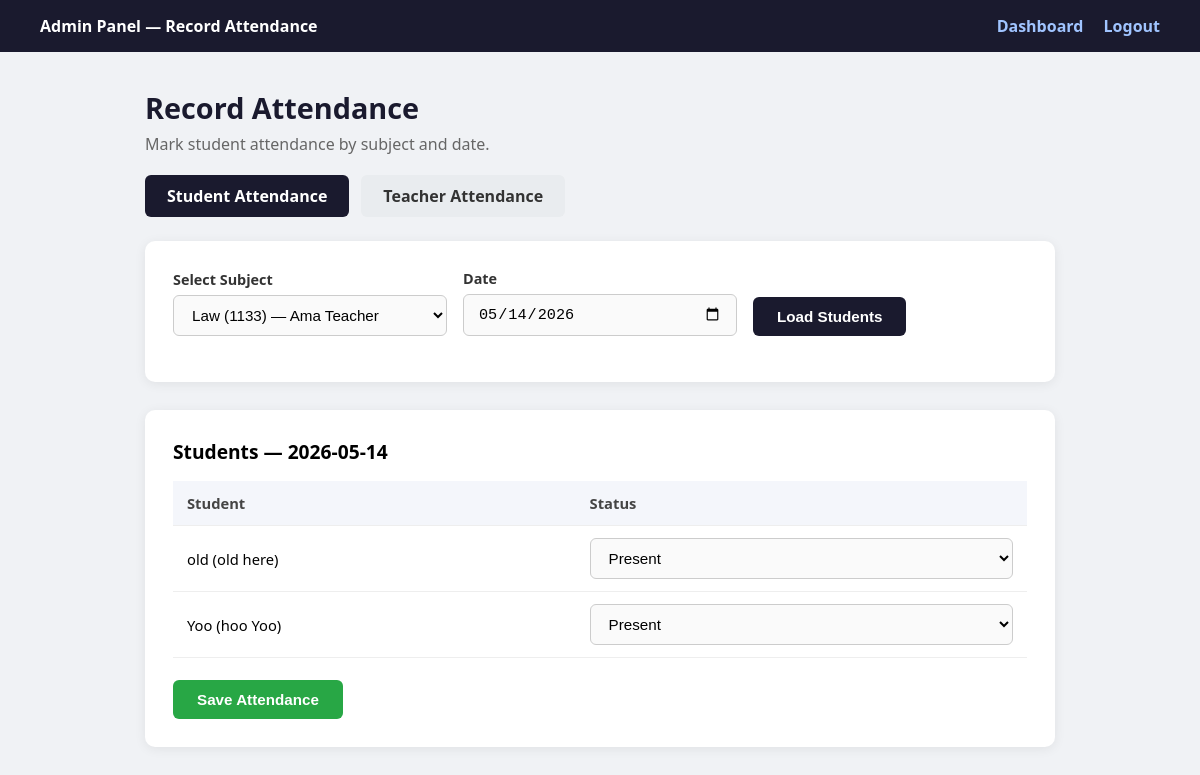
Screenshot of /attendance_admin.php?subject_id=9 (signed in) with the database file from the repository.
### tables this page shows
CREATE TABLE `users` (
  `id` int(11) NOT NULL COMMENT 'Unique ID for each user',
  `username` varchar(50) NOT NULL COMMENT 'User''s login name',
  `password` varchar(255) NOT NULL COMMENT 'User''s password',
  `name` varchar(100) DEFAULT NULL COMMENT 'User''s first name',
  `surname` varchar(100) DEFAULT NULL COMMENT 'User''s last name',
  `birth_year` year(4) DEFAULT NULL COMMENT 'User''s year of birth',
  `description` text DEFAULT NULL COMMENT 'A long text about the user',
  `photo` varchar(255) DEFAULT NULL COMMENT 'The file path of the user''s photo',
  `role` enum('student','teacher') NOT NULL DEFAULT 'student'
);

### attendance_admin.php (the view, shortened to what this page needs)
<?php
require_once 'config.php';
$subjects = [];
$sql = "SELECT s.id, s.subject_name, s.subject_code, u.username AS teacher_username
        FROM subjects s
        JOIN users u ON u.id = s.teacher_id
        ORDER BY s.subject_name ASC";
$res = $conn->query($sql);
while ($row = $res->fetch_assoc()) $subjects[] = $row;
$subject_id     = 0;
$attendance_date = date("Y-m-d");
if ($_SERVER["REQUEST_METHOD"] === "POST") {
    $subject_id      = (int)$_POST["subject_id"];
    $attendance_date = $_POST["attendance_date"];
    $attendance_data = $_POST["attendance"] ?? [];
    foreach ($attendance_data as $sid => $status) {
        $sid = (int)$sid;
        $stmt = $conn->prepare(
            "INSERT INTO attendance (student_id, subject_id, attendance_date, status, marked_by)
             VALUES (?, ?, ?, ?, NULL)
             ON DUPLICATE KEY UPDATE status = VALUES(status), marked_by = NULL"
        );
        $stmt->bind_param("iiss", $sid, $subject_id, $attendance_date, $status);
        $stmt->execute();
        $stmt->close();
    }
    $message = "Attendance recorded successfully for " . htmlspecialchars($attendance_date) . ".";
} else {
    $subject_id      = (int)($_GET["subject_id"] ?? 0);
    $attendance_date = $_GET["date"] ?? date("Y-m-d");
}
$students = [];
if ($subject_id > 0) {
    $stmt = $conn->prepare(
        "SELECT u.id, u.username, u.name, u.surname
         FROM enrollments e
         JOIN users u ON u.id = e.student_id
         WHERE e.subject_id = ?
         ORDER BY u.username ASC"
    );
    $stmt->bind_param("i", $subject_id);
    $stmt->execute();
    $res = $stmt->get_result();
    while ($row = $res->fetch_assoc()) $students[] = $row;
}
$existing = [];
if ($subject_id > 0) {
    $stmt = $conn->prepare("SELECT student_id, status FROM attendance WHERE subject_id = ? AND attendance_date = ?");
    $stmt->bind_param("is", $subject_id, $attendance_date);
    $stmt->execute();
    $res = $stmt->get_result();
    while ($row = $res->fetch_assoc()) {
        $existing[(int)$row["student_id"]] = $row["status"];
    }
}
function sel($a, $b) { return $a === $b ? "selected" : ""; }
?>
<!DOCTYPE html>
<html lang="en">
<head>
</head>
<body>
<div class="navbar">
    <strong>Admin Panel — Record Attendance</strong>
    <div>
        <a href="admin_dashboard.php">Dashboard</a>
        <a href="admin_logout.php">Logout</a>
    </div>
</div>
<div class="container">
    <h1>Record Attendance</h1>
    <p style="color:#666;margin-bottom:20px;">Mark student attendance by subject and date.</p>
    <div class="tab-links">
        <a href="attendance_admin.php" class="tab-link active">Student Attendance</a>
        <a href="teacher_attendance_admin.php" class="tab-link">Teacher Attendance</a>
    </div>
    <div class="card">
        <form method="get">
            <div class="form-row">
                <div>
                    <label>Select Subject</label>
                    <select name="subject_id" required>
                        <?php foreach ($subjects as $s): ?>
                            <option value="<?php echo (int)$s['id']; ?>" <?php echo ((int)$s['id'] === $subject_id) ? "selected" : ""; ?>>
                                <?php echo htmlspecialchars($s['subject_name'] . (!empty($s['subject_code']) ? " ({$s['subject_code']})" : "") . " — " . $s['teacher_username']); ?>
                            </option>
                        <?php endforeach; ?>
                    </select>
                </div>
                <div>
                    <label>Date</label>
                    <input type="date" name="date" value="<?php echo htmlspecialchars($attendance_date); ?>" required>
                </div>
                <div style="padding-bottom:18px;">
                    <button type="submit" class="btn">Load Students</button>
                </div>
            </div>
        </form>
    </div>
    <?php if ($subject_id > 0): ?>
        <?php if (count($students) === 0): ?>
            <div class="no-students">No students are enrolled in this subject yet. Please enroll students via <a href="enroll_students.php">Enroll Students</a>.</div>
        <?php else: ?>
        <div class="card">
            <h2 style="margin-bottom:16px;font-size:1.2rem;">Students — <?php echo htmlspecialchars($attendance_date); ?></h2>
            <form method="post">
                <table>
                    <tr>
                        <th>Student</th>
                        <th>Status</th>
                    </tr>
                    <?php foreach ($students as $st):
                        $sid     = (int)$st["id"];
                        $full    = trim(($st['name'] ?? '') . ' ' . ($st['surname'] ?? ''));
                        $label   = $st["username"] . ($full ? " ($full)" : "");
                        $current = $existing[$sid] ?? "present";
                    ?>
                    <tr>
                        <td><?php echo htmlspecialchars($label); ?></td>
                        <td>
                            <select name="attendance[<?php echo $sid; ?>]">
                                <option value="present" <?php echo sel($current, "present"); ?>>Present</option>
                            </select>
                        </td>
                    </tr>
                    <?php endforeach; ?>
                </table>
                <br>
                <button type="submit" class="btn btn-save">Save Attendance</button>
            </form>
        </div>
        <?php endif; ?>
    <?php endif; ?>
</div>
</body>
</html>

### attendance_admin.php (style rules this page uses)
* { box-sizing: border-box; margin: 0; padding: 0; }
body { font-family: 'Segoe UI', Arial, sans-serif; background: #f0f2f5; min-height: 100vh; }
.navbar { background: #1a1a2e; color: white; padding: 15px 40px; display: flex; justify-content: space-between; align-items: center; }
.navbar a { color: #a0c4ff; text-decoration: none; margin-left: 16px; font-weight: 600; }
.container { max-width: 950px; margin: 36px auto; padding: 0 20px; }
h1 { font-size: 1.8rem; color: #1a1a2e; margin-bottom: 6px; }
.card { background: white; border-radius: 10px; padding: 28px; box-shadow: 0 2px 12px rgba(0,0,0,0.07); margin-bottom: 28px; }
label { display: block; font-weight: 600; margin-bottom: 6px; color: #333; font-size: 0.9rem; }
select, input[type="date"] { width: 100%; padding: 10px 14px; border: 1px solid #ccc; border-radius: 6px; font-size: 0.95rem; margin-bottom: 18px; background: #fafafa; }
.btn { padding: 11px 24px; background: #1a1a2e; color: white; border: none; border-radius: 6px; cursor: pointer; font-size: 0.95rem; font-weight: 600; }
.btn-save { background: #28a745; }
table { width: 100%; border-collapse: collapse; }
th, td { padding: 12px 14px; text-align: left; border-bottom: 1px solid #eee; font-size: 0.92rem; }
th { background: #f4f6fb; color: #444; font-weight: 700; }
td select { margin-bottom: 0; }
.form-row { display: flex; gap: 16px; align-items: flex-end; flex-wrap: wrap; }
.form-row > div { flex: 1; min-width: 180px; }
.tab-links { display: flex; gap: 12px; margin-bottom: 24px; }
.tab-link { padding: 10px 22px; border-radius: 6px; text-decoration: none; font-weight: 600; background: #e9ecef; color: #333; }
.tab-link.active { background: #1a1a2e; color: white; }

### rows the page displays
users: label "old (old here)", id "Present"
users: label "Yoo (hoo Yoo)", id "Present"

### other values shown
$attendance_date "2026-05-14"
form field subject_id "Law (1133) — Ama Teacher"
